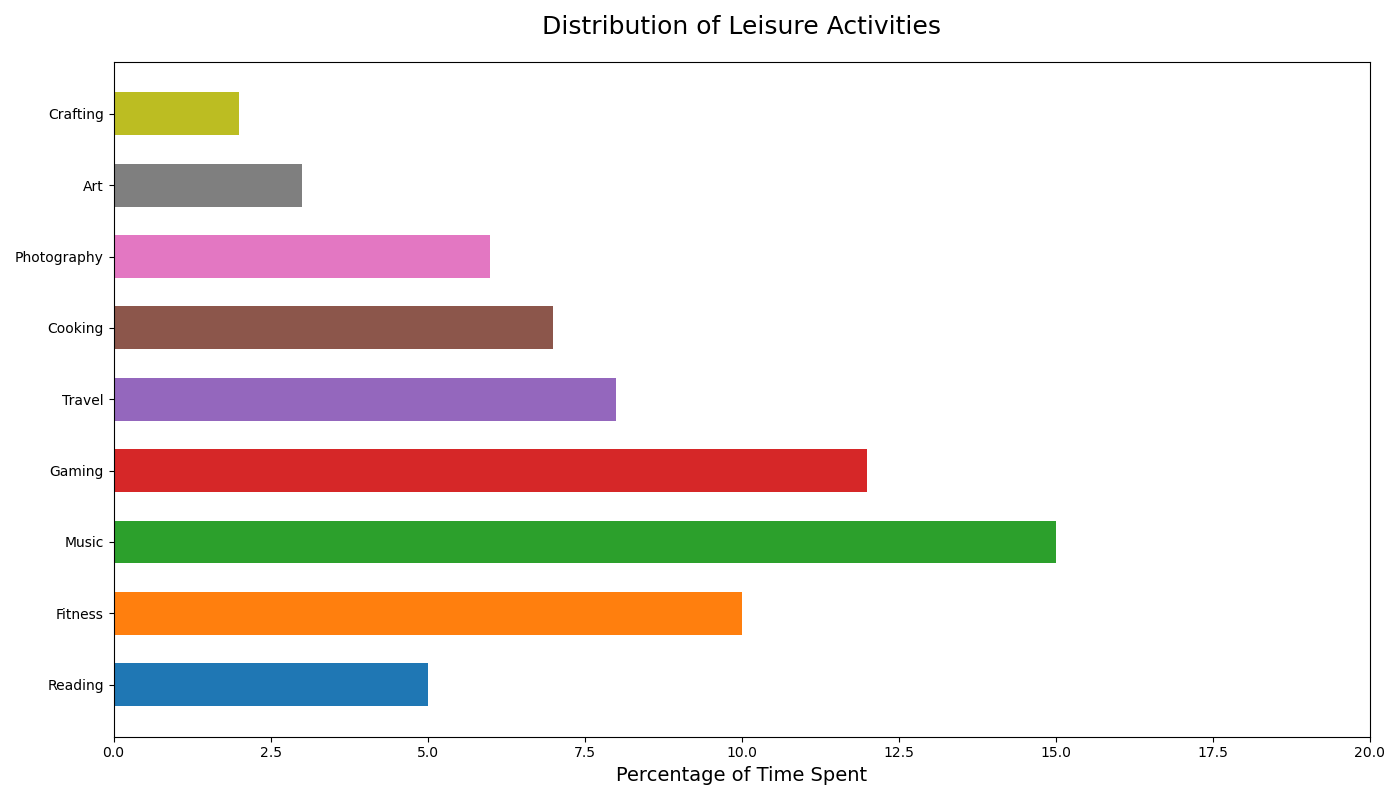

The Python source for this figure:

import matplotlib.pyplot as plt

# Generate data points
categories = [
    "Reading", "Fitness", "Music", "Gaming", "Travel",
    "Cooking", "Photography", "Art", "Crafting"
]
percentages = [5.0, 10.0, 15.0, 12.0, 8.0, 7.0, 6.0, 3.0, 2.0]

plt.figure(figsize=(14, 8))  # Change the width and height of the chart

# Create a horizontal bar chart with specified bar width and colors
plt.barh(categories, percentages, color=[
    '#1f77b4', '#ff7f0e', '#2ca02c', '#d62728', '#9467bd',
    '#8c564b', '#e377c2', '#7f7f7f', '#bcbd22'], height=0.6)

plt.xlabel('Percentage of Time Spent', fontsize=14)
plt.title('Distribution of Leisure Activities', fontsize=18, pad=20)
plt.xlim(0, 20)  # Adjusted to give some space for readability

plt.tight_layout()
plt.show()
